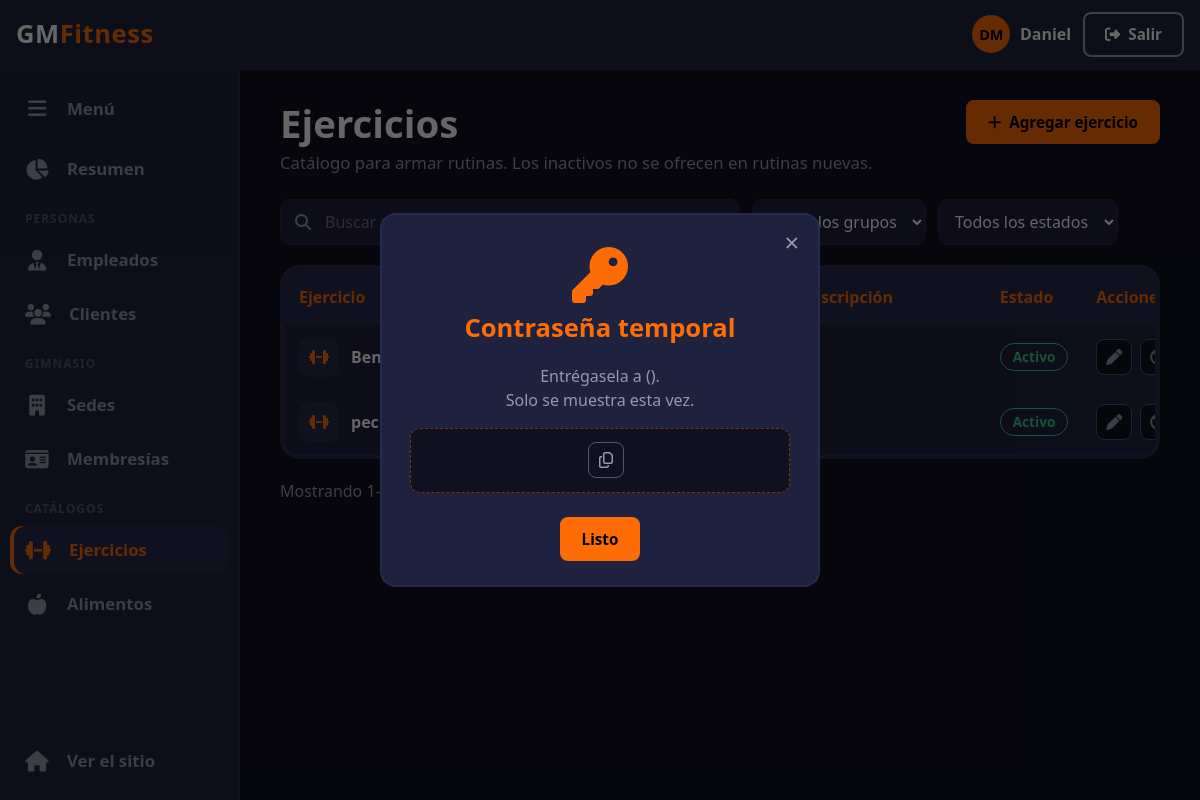
The page /panel/ejercicios/ (signed in) on the database its author committed.
### gmf/models.py (models this page shows, shortened)
class Usuario(AbstractUser):
    username = None
    email = models.EmailField("email", unique=True)
    fecha_nacimiento = models.DateField(null=True, blank=True)
    telefono = models.CharField(max_length=20, blank=True)
    rol = models.CharField(max_length=20, choices=RolUsuario.choices, default=RolUsuario.CLIENTE)
    sede = models.ForeignKey(
        Sede, on_delete=models.SET_NULL, null=True, blank=True, related_name="usuarios"
    )
    USERNAME_FIELD = "email"
    REQUIRED_FIELDS = ["first_name", "last_name"]
    objects = UsuarioManager()

class Ejercicio(models.Model):
    nombre = models.CharField(max_length=150)
    musculo = models.CharField(
        "grupo muscular", max_length=300, help_text="Uno o varios, separados por coma."
    )
    maquina = models.CharField("máquina / equipo", max_length=100, blank=True)
    tipo_objetivo = models.CharField(
        "tipo de objetivo", max_length=10, choices=TipoObjetivoEjercicio.choices,
        default=TipoObjetivoEjercicio.REPS,
    )
    imagen_url = models.URLField("URL de la imagen", blank=True)
    video_url = models.URLField("video de YouTube", blank=True)
    descripcion = models.TextField(blank=True)
    autor = models.ForeignKey(
        "Usuario", on_delete=models.SET_NULL, null=True, blank=True, related_name="ejercicios_creados",
        help_text="Vacío = catálogo del gimnasio. Con autor = ejercicio personalizado de ese usuario.",
    )
    activo = models.BooleanField(default=True, help_text="Inactivo = no se ofrece en rutinas nuevas.")
    class Meta:
        ordering = ["nombre"]

### gmf/views_panel.py (the view, shortened to what this page needs)
# urls.py: path("panel/ejercicios/", views_panel.panel_ejercicios, name="panel_ejercicios"),
@solo_administradores
def panel_ejercicios(request):
    consulta = buscar(Ejercicio.objects.all(), request.GET.get("q", ""), ["nombre", "musculo", "maquina"])
    consulta = filtrar_estado(consulta, request.GET.get("estado", ""), "activo")
    musculo = request.GET.get("musculo", "")
    if musculo:
        consulta = consulta.filter(musculo=musculo)
    pagina = paginar(request, consulta.order_by("nombre"))
    registros = [{"id": e.pk, "nombre": e.nombre, "musculo": e.musculo, "maquina": e.maquina,
                  "imagen_url": e.imagen_url, "descripcion": e.descripcion, "activo": e.activo}
                 for e in pagina]
    musculos = Ejercicio.objects.order_by("musculo").values_list("musculo", flat=True).distinct()
    contexto = contexto_seccion(
        request, "ejercicios", CAMPOS_EJERCICIO, pagina, registros, musculo=musculo,
        opciones_musculo=[("", "Todos los grupos")] + [(m, m) for m in musculos],
    )
    if request.method == "POST":
        messages.error(request, "Revisa los campos marcados.")
        return render(request, "panel/ejercicios.html", reabrir_modal(contexto, request.POST, errores),
                      status=400)
    return render(request, "panel/ejercicios.html", contexto)

### gmf/templatetags/gmf_extras.py (called while the page is built)
@register.filter
def iniciales(usuario):
    nombre = (usuario.first_name or "").strip()
    apellido = (usuario.last_name or "").strip()
    return ((nombre[:1] + apellido[:1]) or usuario.email[:1]).upper()

@register.filter
def dato(diccionario, clave):
    try:
        return diccionario.get(clave, "")
    except AttributeError:
        return ""

### gmf/views_panel.py (called while the page is built)
def solo_administradores(vista):
    @wraps(vista)
    def envoltura(request, *args, **kwargs):
        if not request.user.is_authenticated:
            return redirect_to_login(request.get_full_path())
        if request.user.rol != RolUsuario.ADMINISTRADOR:
            messages.error(request, "Solo los administradores pueden entrar al panel.")
            return redirect("inicio")
        return vista(request, *args, **kwargs)
    return envoltura

def paginar(request, consulta):
    paginador = Paginator(consulta, POR_PAGINA)
    return paginador.get_page(request.GET.get("pagina"))

def filtrar_estado(consulta, estado, campo):
    if estado == "activos":
        return consulta.filter(**{campo: True})
    if estado == "inactivos":
        return consulta.filter(**{campo: False})
    return consulta

def buscar(consulta, texto, campos):
    for palabra in texto.split():
        condicion = Q()
        for campo in campos:
            condicion |= Q(**{f"{campo}__icontains": palabra})
        consulta = consulta.filter(condicion)
    return consulta

def contexto_seccion(request, seccion, campos, pagina, registros_json, **extra):
    contexto = {
        "seccion": seccion,
        **SECCIONES[seccion],
        "campos": campos,
        "pagina": pagina,
        "registros_json": registros_json,
        "q": request.GET.get("q", ""),
        "estado": request.GET.get("estado", ""),
        "opciones_estado": OPCIONES_ESTADO,
        "clave_temporal": request.session.pop("clave_temporal", None),
        "modal_abierto": False,
        "valores": {},
        "errores": {},
        "editando_id": "",
    }
    contexto.update(extra)
    return contexto

### gmf/templates/panel/ejercicios.html
{% extends "panel/base_seccion.html" %}
{% block filtros %}
    <select name="musculo" class="filtro" aria-label="Grupo muscular">
        {% for valor, texto in opciones_musculo %}
            <option value="{{ valor }}"{% if valor == musculo %} selected{% endif %}>{{ texto }}</option>
        {% endfor %}
    </select>
{% endblock %}
{% block columnas %}
    <th>Ejercicio</th>
    <th>Grupo muscular</th>
    <th>Máquina / equipo</th>
    <th>Descripción</th>
    <th>Estado</th>
{% endblock %}
{% block filas %}
    {% for e in pagina %}
        <tr{% if not e.activo %} class="fila-inactiva"{% endif %}>
            <td>
                <div class="celda-persona">
                    {% if e.imagen_url %}
                        <img class="miniatura" src="{{ e.imagen_url }}" alt="" loading="lazy">
                    {% else %}
                        <span class="miniatura sin-imagen" aria-hidden="true"><i class="fa-solid fa-dumbbell"></i></span>
                    {% endif %}
                    <strong>{{ e.nombre }}</strong>
                </div>
            </td>
            <td>{{ e.musculo }}</td>
            <td>{{ e.maquina|default:"—" }}</td>
            <td class="celda-texto">{{ e.descripcion|default:"—"|truncatechars:60 }}</td>
            <td><span class="etiqueta-estado {% if e.activo %}activo{% else %}inactivo{% endif %}">{% if e.activo %}Activo{% else %}Inactivo{% endif %}</span></td>
            {% include "panel/_acciones.html" with id=e.pk activo=e.activo nombre=e.nombre %}
        </tr>
    {% empty %}
        <tr><td colspan="6" class="sin-resultados"><i class="fa-solid fa-dumbbell"></i>No hay ejercicios con esos filtros.</td></tr>
    {% endfor %}
{% endblock %}

### gmf/templates/base.html (shortened to what this page needs)
{% load static gmf_extras %}
<!DOCTYPE html>
<html lang="es">
<head>
    <link rel="stylesheet" href="https://cdn.jsdelivr.net/npm/bootstrap@5.3.8/dist/css/bootstrap.min.css">
    <link rel="stylesheet" href="https://cdnjs.cloudflare.com/ajax/libs/font-awesome/6.5.1/css/all.min.css">
    <link rel="stylesheet" href="{% static 'css/base.css' %}">
    {% block estilos %}{% endblock %}
</head>
<body>
    <header>
        <nav class="contenedor" aria-label="Principal">
            <a class="logo" href="{% url 'inicio' %}">GM<span>Fitness</span></a>
            <div id="acciones-cuenta">
                {% if user.is_authenticated %}
                    <div id="saludo-usuario">
                        <span class="usuario-bola" aria-hidden="true">{{ user|iniciales }}</span>
                        <span>{{ user.first_name|default:user.email }}</span>
                    </div>
                    <form id="form-salir" method="post" action="{% url 'salir' %}">
                        <button type="submit" class="boton-secundario">
                            <i class="fa-solid fa-right-from-bracket"></i> Salir
                        </button>
                    </form>
                {% else %}
                    <a class="boton-secundario" href="{% url 'ingresar' %}">Ingresar</a>
                    <a class="boton-primario" href="{% url 'registro' %}">Registrarse</a>
                {% endif %}
            </div>
        </nav>
    </header>
    <main>
        {% block contenido %}{% endblock %}
    </main>
</body>
</html>

### gmf/templates/panel/_acciones.html (shortened to what this page needs)
<td class="col-acciones">
    <div class="acciones">
        <button type="button" class="btn-icono btn-editar" data-editar="{{ id }}" aria-label="Editar {{ nombre }}" title="Editar">
            <i class="fa-solid fa-pen"></i>
        </button>
        {% if activo %}
            {% if not usuario or id != user.pk %}
                <button type="button" class="btn-icono btn-eliminar" title="Desactivar"
                        aria-label="Desactivar {{ nombre }}"
                        data-confirmar data-peligro data-url="{% url 'panel_estado' seccion id %}"
                        data-titulo="¿Desactivar {{ nombre }}?"
                        data-texto="{% if usuario %}No podrá ingresar, pero se conserva todo su historial.{% else %}Dejará de mostrarse y de ofrecerse, pero no se borra.{% endif %} Puedes volver a activarlo cuando quieras."
                        data-boton="Desactivar">
                    <i class="fa-solid fa-ban"></i>
                </button>
            {% endif %}
        {% endif %}
    </div>
</td>

### gmf/static/css/base.css (style rules this page uses)
:root { --azul-secundario: #1e223e; --azul-oscuro: #0f111f; --azul-fondo-iconos: #262b4e; --naranja: #fe6c05; --borde-naranja: #803605; --blanco-primario: #ffffff; --gris-inactivo: #9699ae; --negro: #000000; --gris-bordes: #505578; --naranja-100: #ffceac; --naranja-200: #ffb682; --naranja-300: #fe9d58; --naranja-400: #fe852f; --naranja-500: #fe6c05; --naranja-600: #d45a04; --naranja-700: #a94803; --naranja-800: #7f3603; --naranja-900: #552402; --azul-100: #b9bbc9; --azul-200: #9699ae; --azul-300: #737793; --azul-400: #505578; --azul-500: #2d335d; --azul-600: #262b4e; --azul-700: #1e223e; --azul-800: #171a2f; --azul-900: #0f111f; --azul-oscuro-100: #abacb4; --azul-oscuro-200: #81838f; --azul-oscuro-300: #575a69; --azul-oscuro-400: #2d3044; --azul-oscuro-500: #03071e; --azul-oscuro-600: #030619; --azul-oscuro-700: #020514; --azul-oscuro-800: #02040f; --azul-oscuro-900: #01020a; --negro-100: #b2b2b2; --negro-200: #8c8c8c; --negro-300: #666666; --negro-400: #3f3f3f; --negro-500: #191919; --negro-600: #151515; --negro-700: #111111; --negro-800: #0d0d0d; --negro-900: #080808; --blanco-500: #ffffff; --blanco-600: #d5d5d5; --blanco-700: #aaaaaa; --blanco-800: #808080; --blanco-900: #555555; }
*, *::before, *::after { box-sizing: border-box; }
html { scroll-behavior: smooth; scroll-padding-top: 80px; }
body { margin: 0; min-height: 100vh; background-color: var(--azul-oscuro); color: var(--blanco-primario); font-family: system-ui, -apple-system, "Segoe UI", Roboto, sans-serif; line-height: 1.5; }
a { color: var(--naranja); }
.contenedor { width: min(100% - 2rem, 1180px); margin-inline: auto; }
.boton-primario, .boton-secundario { display: inline-flex; align-items: center; justify-content: center; gap: 0.5rem; padding: 0.55rem 1.25rem; border-radius: 8px; border: 2px solid transparent; font-weight: 700; font-size: 0.95rem; text-decoration: none; cursor: pointer; white-space: nowrap; transition: background-color 0.25s ease, color 0.25s ease, border-color 0.25s ease; }
.boton-secundario { background-color: transparent; border-color: var(--gris-inactivo); color: var(--blanco-primario); }
header { position: fixed; inset: 0 0 auto 0; height: 70px; background-color: var(--azul-secundario); border-bottom: 1px solid var(--azul-fondo-iconos); z-index: 1000; }
header nav { height: 100%; display: flex; align-items: center; gap: 1.5rem; }
.logo { font-size: 1.6rem; font-weight: 800; color: var(--blanco-primario); text-decoration: none; letter-spacing: 0.02em; }
.logo span { color: var(--naranja); }
#acciones-cuenta { display: flex; align-items: center; gap: 0.75rem; margin-left: auto; }
#saludo-usuario { display: flex; align-items: center; gap: 0.6rem; color: var(--blanco-primario); font-weight: 600; }
.usuario-bola { display: grid; place-items: center; width: 38px; height: 38px; border-radius: 50%; background-color: var(--naranja); color: var(--negro); font-weight: 800; font-size: 0.9rem; }
#form-salir { margin: 0; }

### rows shown on the page
Usuario: first_name+last_name "DM", first_name "Daniel"
Ejercicio: nombre "Bench…", activo "Activo"
Ejercicio: nombre "pec…", activo "Activo"

### other values the page prints
{{ titulo }} "Ejercicios"
{{ descripcion }} "Catálogo para armar rutinas. Los inactivos no se ofrecen en rutinas nuevas."
{{ singular }} "ejercicio"
{{ pagina.start_index }} "1"
form field musculo "Todos los grupos"
form field estado "Todos los estados"
